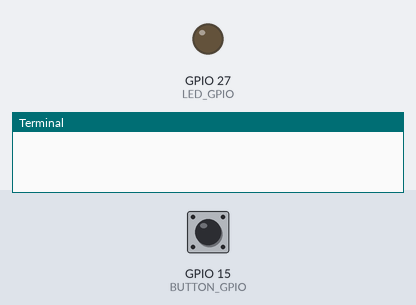
The program below on a simulated Raspberry Pi (BCM pin numbers). On the bench: output pins drawn as LEDs (lit = HIGH), the last lines printed to the terminal. Dashed ring = blinking. Inputs (shaded band) come from the test bench; at power-on: GPIO 15 (BUTTON_GPIO) LOW.

Above: at 1.2 s.
1.3 s: GPIO 15 (BUTTON_GPIO) pulled HIGH for 0.15 s
At 4.3 s:
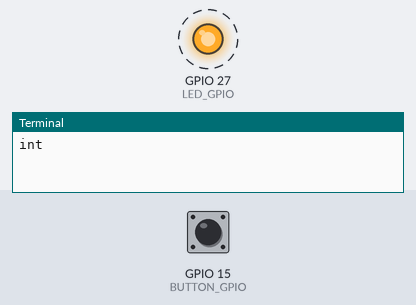
4.4 s: GPIO 15 (BUTTON_GPIO) pulled HIGH for 1 s
At 5.4 s:
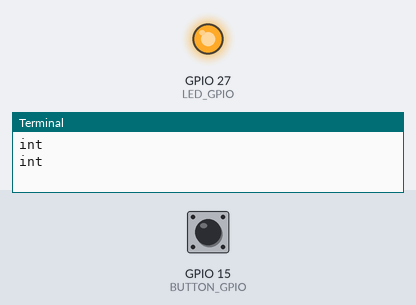
6.9 s: GPIO 15 (BUTTON_GPIO) pulled HIGH for 3.2 s
At 8.4 s:
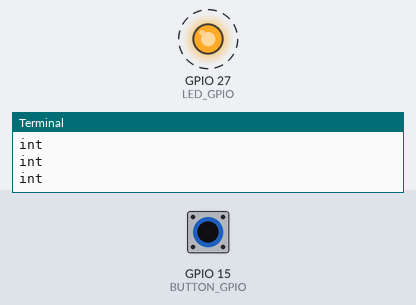
Timing chart, 0 to 17.6 s (numbered marks = the images above; inputs shaded):
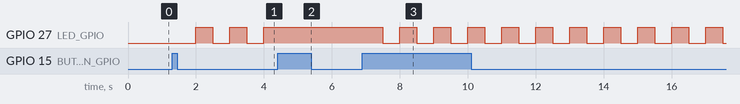

The program:

HCbv.py
```python
#!/usr/bin/env python3

import signal
import sys
import time
import RPi.GPIO as GPIO
BUTTON_GPIO = 15
LED_GPIO = 27
should_blink = False

def signal_handler(sig, frame):
    GPIO.cleanup()
    sys.exit(0)
def button_released_callback(channel):
    global should_blink
    should_blink = not should_blink
    print("int")

if __name__ == '__main__':
    GPIO.setmode(GPIO.BCM)

    GPIO.setup(BUTTON_GPIO, GPIO.IN, pull_up_down=GPIO.PUD_DOWN)
    GPIO.setup(LED_GPIO, GPIO.OUT)
    GPIO.add_event_detect(BUTTON_GPIO, GPIO.RISING, callback=button_released_callback, bouncetime=200)

    signal.signal(signal.SIGINT, signal_handler)
#    signal.pause()
    while True:
        if should_blink:
            GPIO.output(LED_GPIO, GPIO.HIGH)
        time.sleep(0.5)
        if should_blink:
            GPIO.output(LED_GPIO, GPIO.LOW)
        time.sleep(0.5)
```

Measured:
- after the input at 1.3 s, GPIO 27 (LED_GPIO): alternates HIGH for 0.50 s and LOW for 0.50 s, starting after 0.70 s
- after the input at 4.4 s, GPIO 27 (LED_GPIO): stops changing and stays HIGH
- after the input at 6.9 s, GPIO 27 (LED_GPIO): alternates HIGH for 0.50 s and LOW for 0.50 s, starting after 0.60 s
